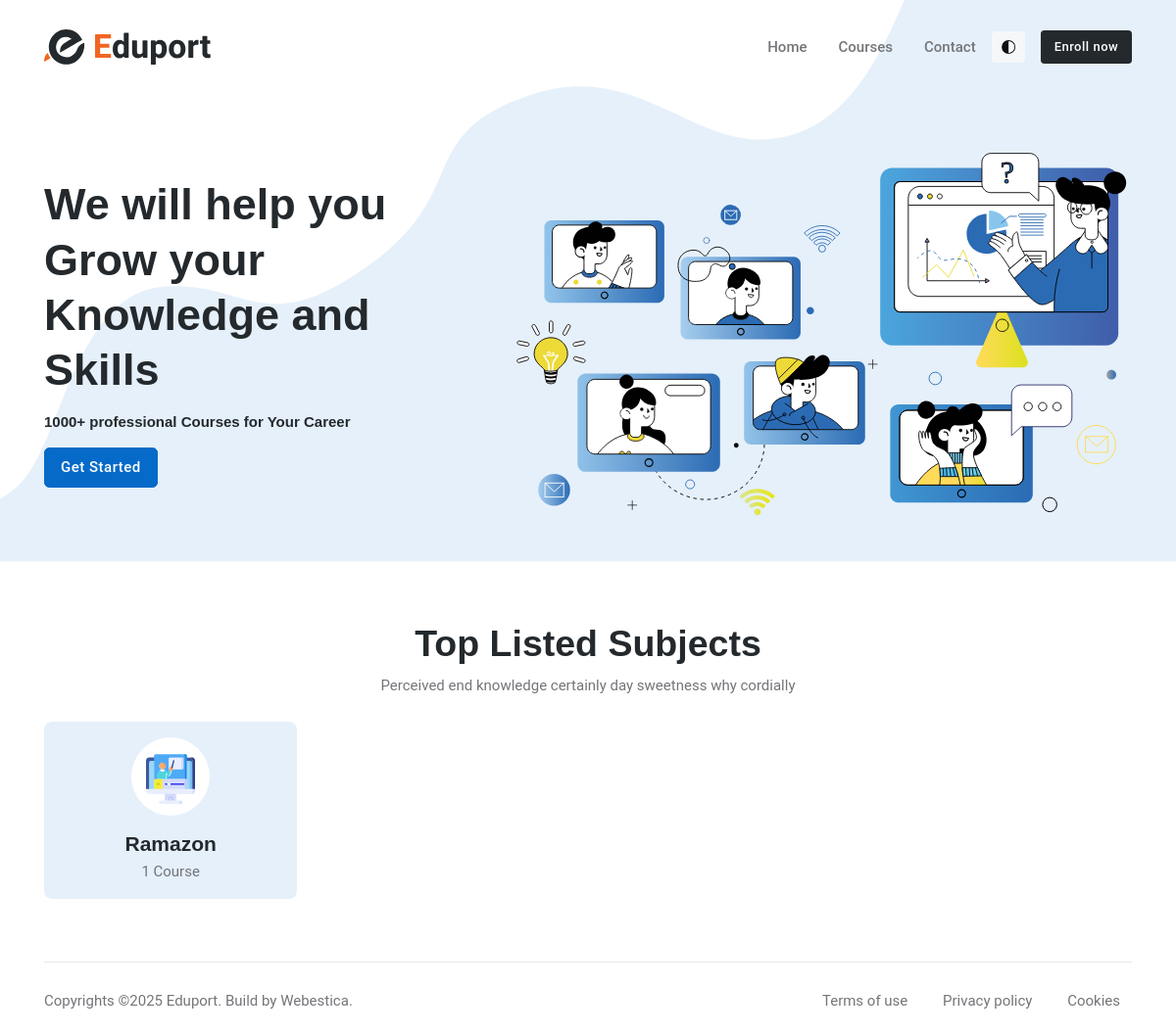
The page / on the database its author committed.
### app/models.py (models this page shows, shortened)
class Category(models.Model):
    name = models.CharField(max_length=255)
    image = models.FileField(upload_to='categories/')
    courses = models.ManyToManyField(Course, related_name='categories', blank=True)

### app/views.py (the view)
# urls.py: path('', home, name='home'),
def home(request):
    categories = Category.objects.all()
    context = {
        'categories': categories
    }
    return render(request, 'home.html', context)

### templates/home.html (shortened to what this page needs)
{% extends 'base.html' %}
{% load static %}
{% block content %}
<main>
<section class="position-relative">
	<figure class="position-absolute top-50 end-0 translate-middle-y mt-n8">
	</figure>
	<div class="container position-relative mt-0 mt-sm-5 pt-5">
		<div class="row align-items-center">
			<div class="col-md-5">
				<h1 class="mb-3">We will help you Grow your Knowledge and Skills</h1>
				<h6 class="mb-3">1000+ professional Courses for Your Career</h6>
				<a href="{% url 'courses' %}" class="btn btn-primary">Get Started</a>
			</div>
			<div class="col-md-7">
				<img src="{% static '05.svg' %}" alt="">
			</div>
		</div>
	</div>
</section>
<section class="position-relative pb-0 pb-sm-5">
	<div class="container">
		<div class="row mb-4">
			<div class="col-lg-8 mx-auto text-center">
				<h2>Top Listed Subjects</h2>
				<p class="mb-0">Perceived end knowledge certainly day sweetness why cordially</p>
			</div>
		</div>
		<div class="row g-4">
			{% for category in categories %}
			<div class="col-sm-6 col-md-4 col-xl-3">
				<div class="bg-primary bg-opacity-10 rounded-3 text-center p-3 position-relative btn-transition">
					<div class="icon-xl bg-body mx-auto rounded-circle mb-3">
							<img src="{{ category.image.url }}" alt="{{ category.name }}">
					</div>
					<h5 class="mb-1"><a href="{% url 'category_courses' category.name %}" class="stretched-link">{{ category.name }}</a></h5>
					<span class="mb-0">{{ category.courses.count }} Course</span>
				</div>
			</div>
			{% endfor %}
		</div>
	</div>
</section>
</main>
{% endblock %}

### rows shown on the page
Category: image (picture), name "Ramazon", courses.count "1"
